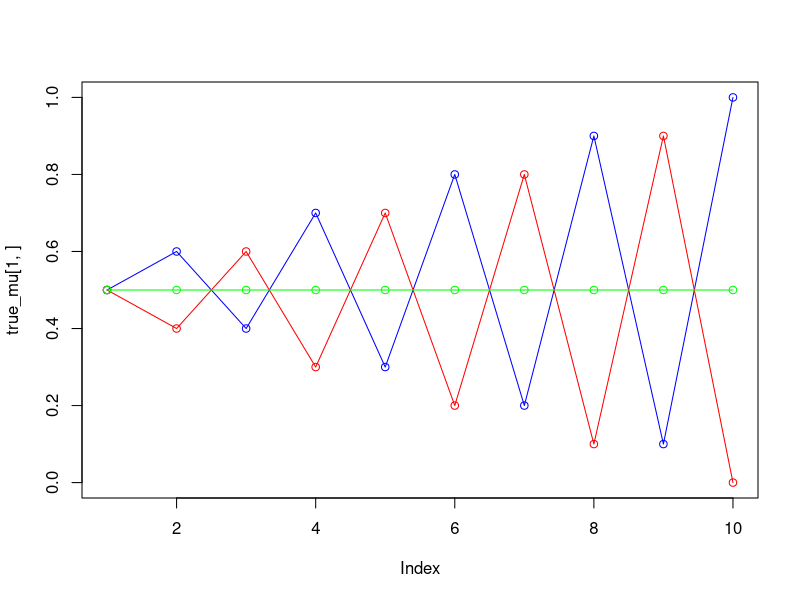
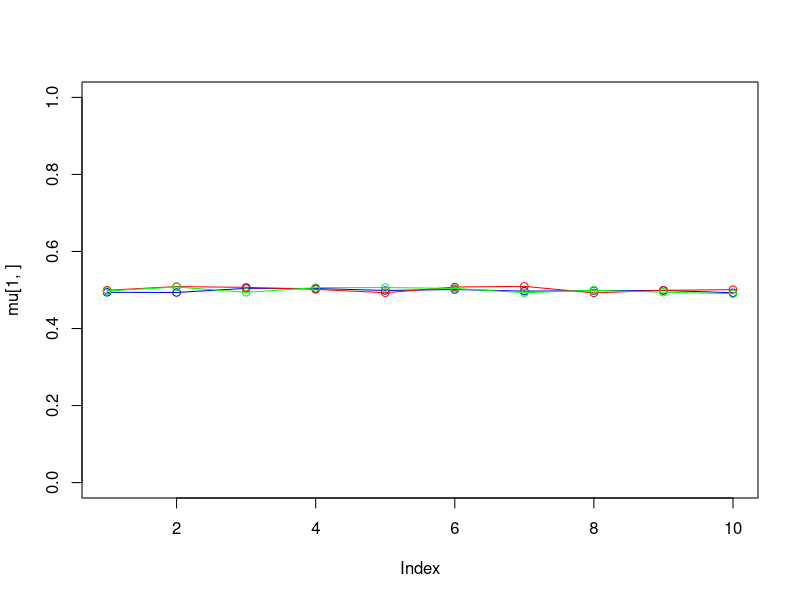
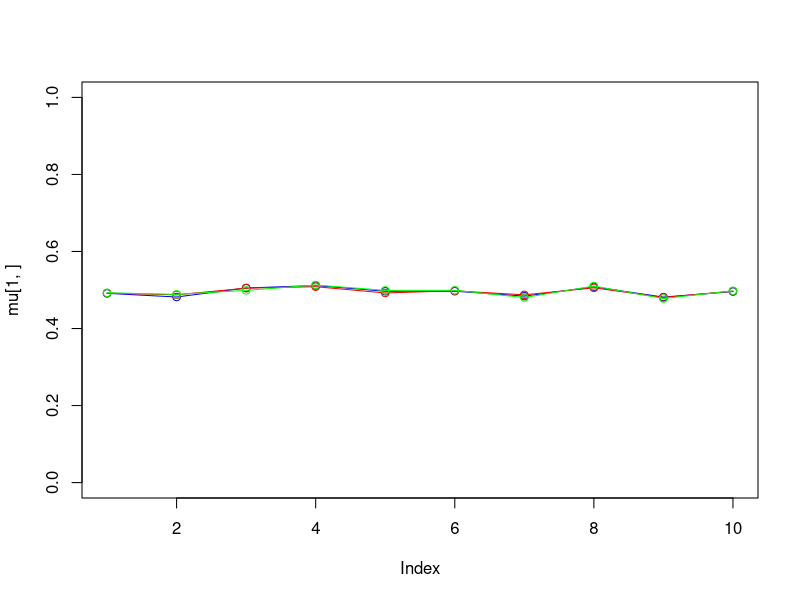
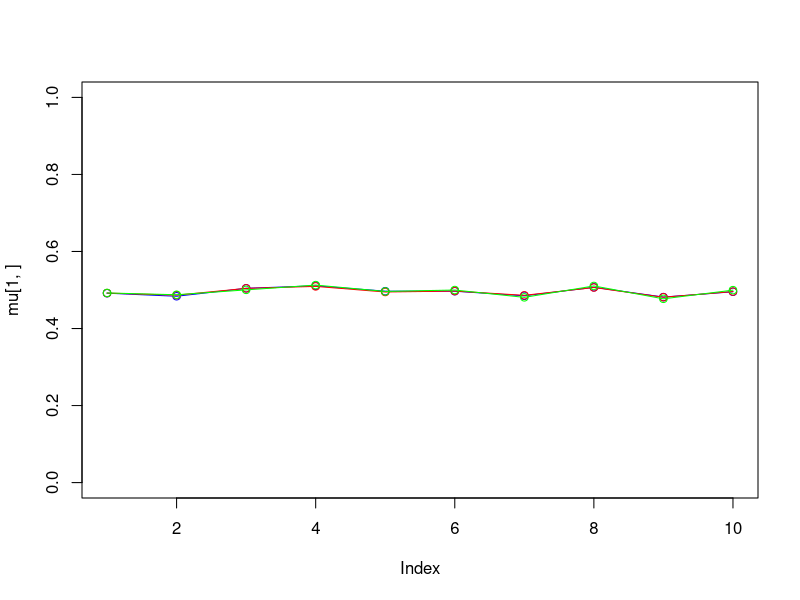
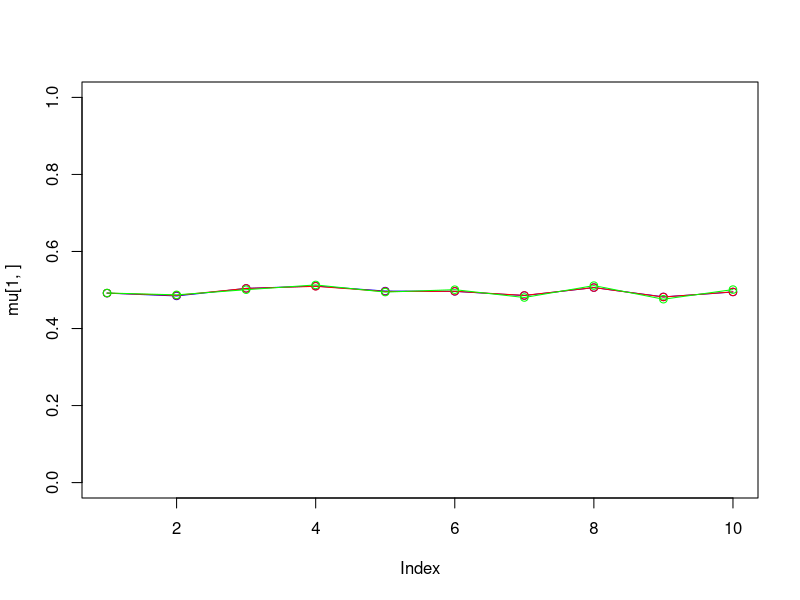
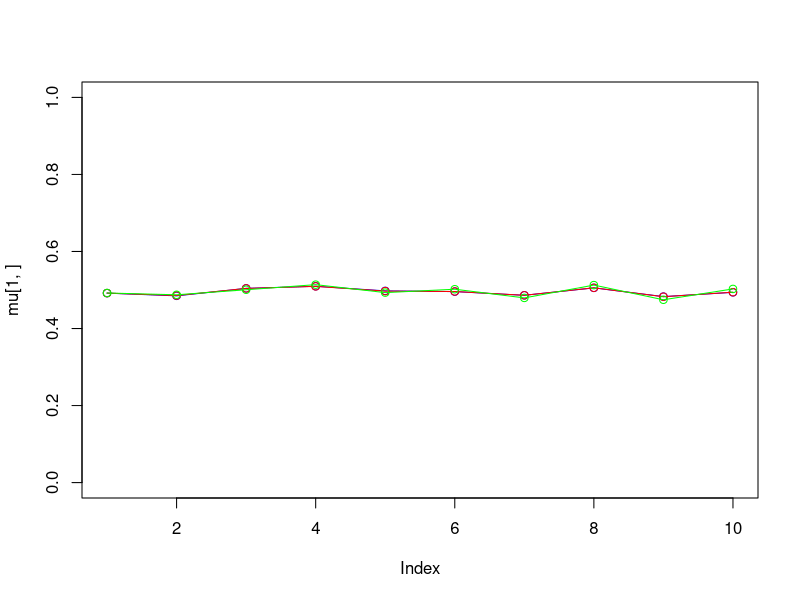
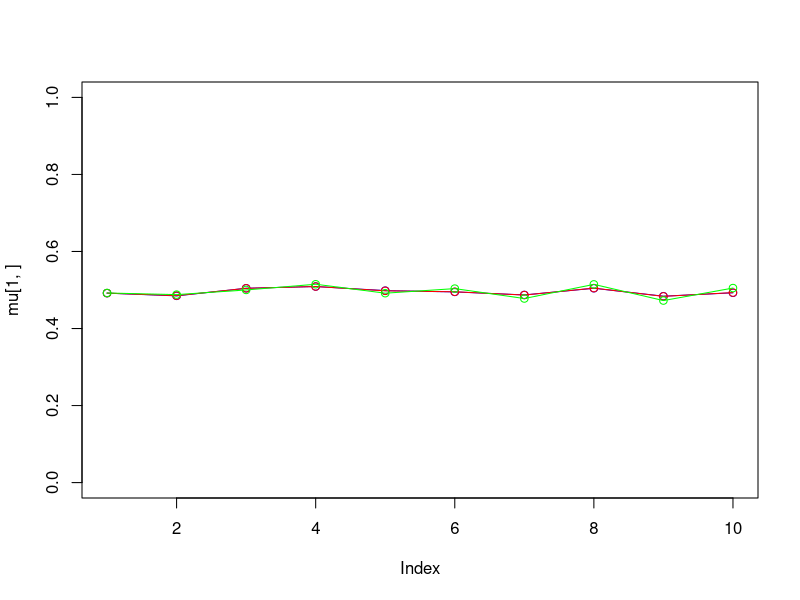
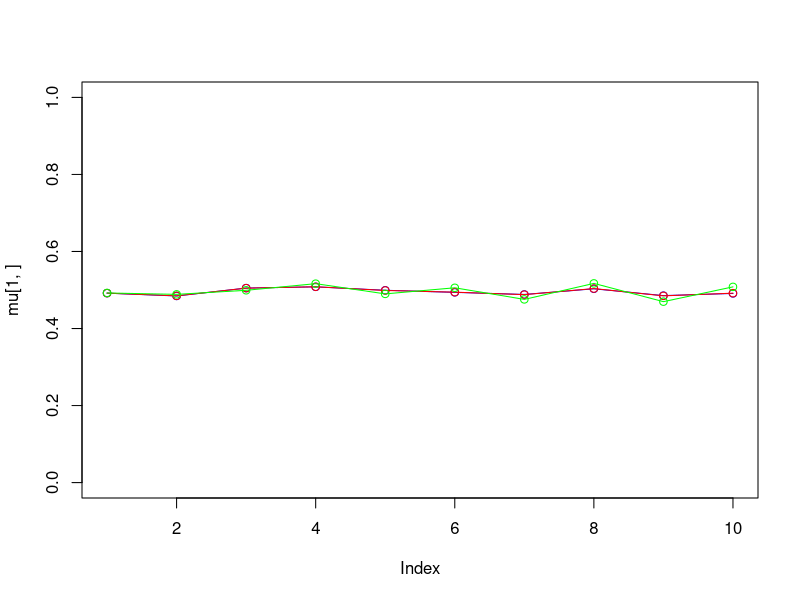

The R script that drew these images, in order:




set.seed(1234567890)

max_it <- 100 # max number of EM iterations
min_change <- 0.1 # min change in log likelihood between two consecutive EM iterations
N=1000 # number of training points
D=10 # number of dimensions
x <- matrix(nrow=N, ncol=D) # training data

true_pi <- vector(length = 3) # true mixing coefficients
true_mu <- matrix(nrow=3, ncol=D) # true conditional distributions
true_pi=c(1/3, 1/3, 1/3)
true_mu[1,]=c(0.5,0.6,0.4,0.7,0.3,0.8,0.2,0.9,0.1,1)
true_mu[2,]=c(0.5,0.4,0.6,0.3,0.7,0.2,0.8,0.1,0.9,0)
true_mu[3,]=c(0.5,0.5,0.5,0.5,0.5,0.5,0.5,0.5,0.5,0.5)
plot(true_mu[1,], type="o", col="blue", ylim=c(0,1))
points(true_mu[2,], type="o", col="red")
points(true_mu[3,], type="o", col="green")
# Producing the training data
for(n in 1:N) {
  k <- sample(1:3,1,prob=true_pi)
  for(d in 1:D) {
    x[n,d] <- rbinom(1,1,true_mu[k,d])
  }
}

K=3 # number of guessed components
z <- matrix(nrow=N, ncol=K) # fractional component assignments
pi <- vector(length = K) # mixing coefficients
mu <- matrix(nrow=K, ncol=D) # conditional distributions
llik <- vector(length = max_it) # log likelihood of the EM iterations

# Random initialization of the parameters
pi <- runif(K,0.49,0.51)
pi <- pi / sum(pi)
for(k in 1:K) {
  mu[k,] <- runif(D,0.49,0.51)
}
pi
mu

for(it in 1:max_it) {
  plot(mu[1,], type="o", col="blue", ylim=c(0,1))
  points(mu[2,], type="o", col="red")
  points(mu[3,], type="o", col="green")
  #points(mu[4,], type="o", col="yellow")
  Sys.sleep(0.5)
  
  # E-step: Computation of the fractional component assignments
  divisorz_1 <- matrix(nrow = dim(z)[1], ncol = dim(z)[2]); 
  for(i in 1:N){ # loop for multinomial matrix NxK  
    for(j in 1:K){
      divisorz_1[i,j] <-dmultinom(x[i,], prob = mu[j,])
    }
  }
  
  divisorz_2 <- matrix(pi, nrow=N, ncol=length(pi), byrow=TRUE) #pi's at the divisor
  divisor_z <- rowSums(divisorz_2*divisorz_1)
  
  z <- (divisorz_2*divisorz_1)/(divisor_z)
  
  n_estimators <- colSums(z) 
  
  pi <- n_estimators/N 

  for (j in 1:K){ # Let's set the new mu estimator through z (p(k|i))
    
    mu[j,] <- (1/n_estimators[j])*colSums(z[,j]*x)
    
    }
  #Log likelihood computation.
  # Your code here
  
  cat("iteration: ", it, "log likelihood: ", llik[it], "\n")
  flush.console() 
  # Stop if the log likelihood has not changed significantly
  # Your code here
  
  #M-step: ML parameter estimation from the data and fractional component assignments
  # Your code here
}

pi
mu
plot(llik[1:it], type="o")

